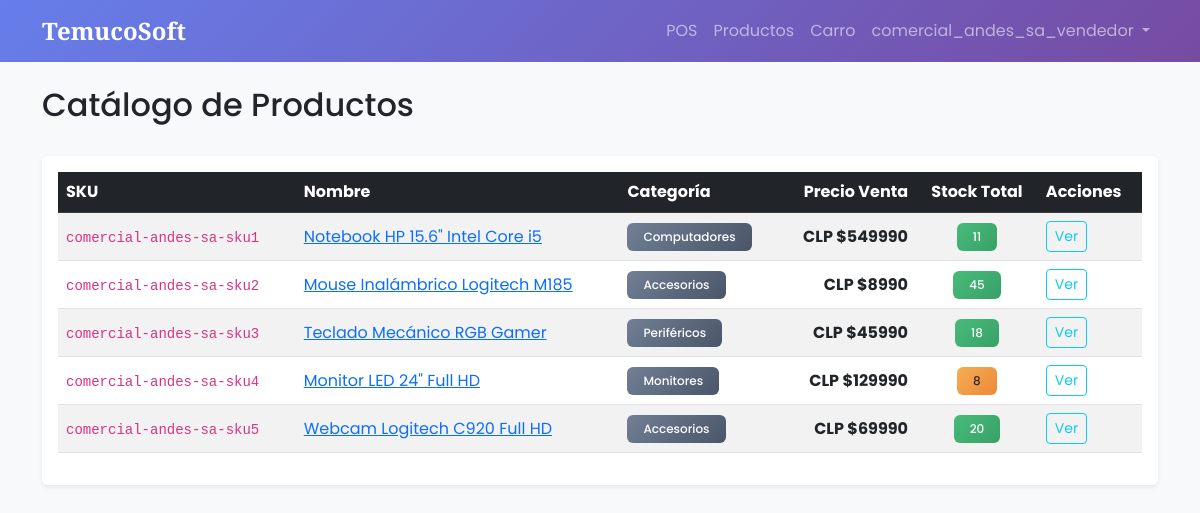
The app's page /products/ (signed in) with its own data.
### core/models.py (models this page shows, shortened)
class User(AbstractUser):
    ROLES = (
        ('super_admin', 'Super Admin (TemucoSoft)'),
        ('admin_cliente', 'Admin Cliente'),
        ('gerente', 'Gerente'),
        ('vendedor', 'Vendedor'),
        ('cliente_final', 'Cliente Final'),
    )
    rut = models.CharField(
        max_length=12,
        blank=True,
        null=True,
        validators=[validar_rut],
        help_text="Formato: 12.345.678-9 o 12345678-9"
    )
    role = models.CharField(max_length=20, choices=ROLES, default='cliente_final')
    company = models.CharField(max_length=100, blank=True, null=True)
    created_at = models.DateTimeField(auto_now_add=True)

class Product(models.Model):
    sku = models.CharField(max_length=50, unique=True)
    name = models.CharField(max_length=100)
    description = models.TextField(blank=True)
    supplier = models.ForeignKey(
        Supplier,
        on_delete=models.SET_NULL,
        null=True,
        blank=True,
        related_name='products'
    )
    price = models.IntegerField(validators=[MinValueValidator(0)], help_text="Precio en pesos chilenos")
    cost = models.IntegerField(validators=[MinValueValidator(0)], help_text="Costo en pesos chilenos")
    category = models.CharField(max_length=50)

### core/views.py (the view)
# urls.py: path('products/', product_list_view, name='product_list'),
@login_required
def product_list_view(request):
    if request.user.role == 'super_admin':
        products = Product.objects.select_related('supplier').annotate(total_stock=Sum('inventory__stock'))
    else:
        products = Product.objects.filter(
            inventory__branch__name__contains=request.user.company
        ).distinct().select_related('supplier').annotate(total_stock=Sum('inventory__stock'))
    return render(request, 'core/product_list.html', {'products': products})

### core/templates/core/product_list.html (shortened to what this page needs)
{% extends 'core/base.html' %}
{% block content %}
<div class="d-flex justify-content-between align-items-center mb-4">
    <h2>Catálogo de Productos</h2>
</div>
<div class="card shadow-sm">
    <div class="card-body">
        <div class="table-responsive">
            <table class="table table-hover table-striped align-middle">
                <thead class="table-dark">
                    <tr>
                        <th>SKU</th>
                        <th>Nombre</th>
                        <th>Categoría</th>
                        <th class="text-end">Precio Venta</th>
                        {% if request.user.role != 'cliente_final' %}
                            <th class="text-center">Stock Total</th>
                        {% endif %}
                        <th>Acciones</th>
                    </tr>
                </thead>
                <tbody>
                    {% for product in products %}
                    <tr>
                        <td><code>{{ product.sku }}</code></td>
                        <td><a href="{% url 'product_detail' product.id %}">{{ product.name }}</a></td>
                        <td><span class="badge bg-secondary">{{ product.category }}</span></td>
                        <td class="text-end fw-bold">CLP ${{ product.price|floatformat:0 }}</td>
                        {% if request.user.role != 'cliente_final' %}
                            <td class="text-center">
                                {% if product.total_stock > 10 %}
                                    <span class="badge bg-success">{{ product.total_stock|default:0 }}</span>
                                {% elif product.total_stock > 0 %}
                                    <span class="badge bg-warning text-dark">{{ product.total_stock|default:0 }}</span>
                                {% else %}
                                    <span class="badge bg-danger">Sin Stock</span>
                                {% endif %}
                            </td>
                        {% endif %}
                        <td>
                            {% if request.user.role == 'cliente_final' %}
                                <button class="btn btn-sm btn-primary addToCartBtn"
                                        data-product-id="{{ product.id }}"
                                        data-product-sku="{{ product.sku }}"
                                        data-product-name="{{ product.name }}"
                                        data-product-price="{{ product.price }}">
                                    🛒 Agregar al Carrito
                                </button>
                            {% else %}
                                <a href="{% url 'product_detail' product.id %}" class="btn btn-sm btn-outline-info">Ver</a>
                            {% endif %}
                        </td>
                    </tr>
                    {% empty %}
                    <tr>
                        <td colspan="{% if request.user.role == 'super_admin' %}7{% elif request.user.role == 'cliente_final' %}5{% else %}6{% endif %}" class="text-center py-4">No hay productos registrados.</td>
                    </tr>
                    {% endfor %}
                </tbody>
            </table>
        </div>
    </div>
</div>
{% endblock %}

### core/templates/core/base.html (shortened to what this page needs)
<!DOCTYPE html>
<html lang="es">
<head>
    <link href="https://cdn.jsdelivr.net/npm/bootstrap@5.3.0/dist/css/bootstrap.min.css" rel="stylesheet">
</head>
<body>
    <nav class="navbar navbar-expand-lg navbar-dark navbar-custom mb-4">
        <div class="container">
            <a class="navbar-brand" href="/">TemucoSoft</a>
            <div class="collapse navbar-collapse" id="navbarNav">
                <ul class="navbar-nav ms-auto">
                    {% if request.user.is_authenticated %}
                        {% if request.user.role == 'vendedor' %}
                            <li class="nav-item"><a class="nav-link" href="{% url 'pos' %}">POS</a></li>
                            <li class="nav-item"><a class="nav-link" href="{% url 'product_list' %}">Productos</a></li>
                            <li class="nav-item"><a class="nav-link" href="{% url 'cart' %}">Carro</a></li>
                        {% endif %}
                        <li class="nav-item dropdown">
                            <a class="nav-link dropdown-toggle" href="#" role="button" data-bs-toggle="dropdown">
                                {{ request.user.username }}
                            </a>
                        </li>
                    {% else %}
                        <li class="nav-item"><a class="nav-link" href="{% url 'login' %}">Iniciar Sesión</a></li>
                    {% endif %}
                </ul>
            </div>
        </div>
    </nav>
    <div class="container">
        {% block content %}
        {% endblock %}
    </div>
</body>
</html>

### core/templates/core/base.html (style rules this page uses)
body { font-family: 'Poppins', sans-serif; background-color: #f8f9fa; }
.navbar-brand { font-family: 'Playfair Display', serif; font-weight: 700; font-size: 1.5rem; }
.navbar-custom { background: linear-gradient(135deg, #667eea 0%, #764ba2 100%); }
.card { transition: transform 0.2s, box-shadow 0.2s; border: none; box-shadow: 0 2px 8px rgba(0,0,0,0.08); }
.bg-secondary { background: linear-gradient(135deg, #718096 0%, #4A5568 100%) !important; }
.bg-success { background: linear-gradient(135deg, #48BB78 0%, #38A169 100%) !important; }
.bg-warning { background: linear-gradient(135deg, #F6AD55 0%, #ED8936 100%) !important; }
.badge { padding: 0.5rem 1rem; font-weight: 500; }

### records on screen
User: user.username "comercial_andes_sa_vendedor"
Product: sku "comercial-andes-sa-sku1", name "Notebook HP 15.6\" Intel Core i5", category "Computadores", price "549990", total_stock "11"
Product: sku "comercial-andes-sa-sku2", name "Mouse Inalámbrico Logitech M185", category "Accesorios", price "8990", total_stock "45"
Product: sku "comercial-andes-sa-sku3", name "Teclado Mecánico RGB Gamer", category "Periféricos", price "45990", total_stock "18"
Product: sku "comercial-andes-sa-sku4", name "Monitor LED 24\" Full HD", category "Monitores", price "129990", total_stock "8"
Product: sku "comercial-andes-sa-sku5", name "Webcam Logitech C920 Full HD", category "Accesorios", price "69990", total_stock "20"
